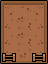

This is a level from a 2D game, rendered from its Tiled map with the project's own tilesets. A one-line summary and the complete map file follow:
An orthogonal 3x4 tile map with 16x16 px tiles, 1 tile layer (Warstwa Kafelków 1).

<map version="1.9" tiledversion="1.9.1" orientation="orthogonal" renderorder="right-down" width="3" height="4" tilewidth="16" tileheight="16" infinite="0" nextlayerid="2" nextobjectid="1">
 <editorsettings>
  <export target="map_house3.json" format="json" />
 </editorsettings>
 <tileset firstgid="1" source="../assets/Monochrome RPG Tileset/Colored/tilemap.tsx" />
 <layer id="1" name="Warstwa Kafelków 1" width="3" height="4">
  <data encoding="csv">
8,9,2147483656,
25,26,2147483673,
25,26,2147483673,
59,43,2147483707
</data>
 </layer>
</map>
